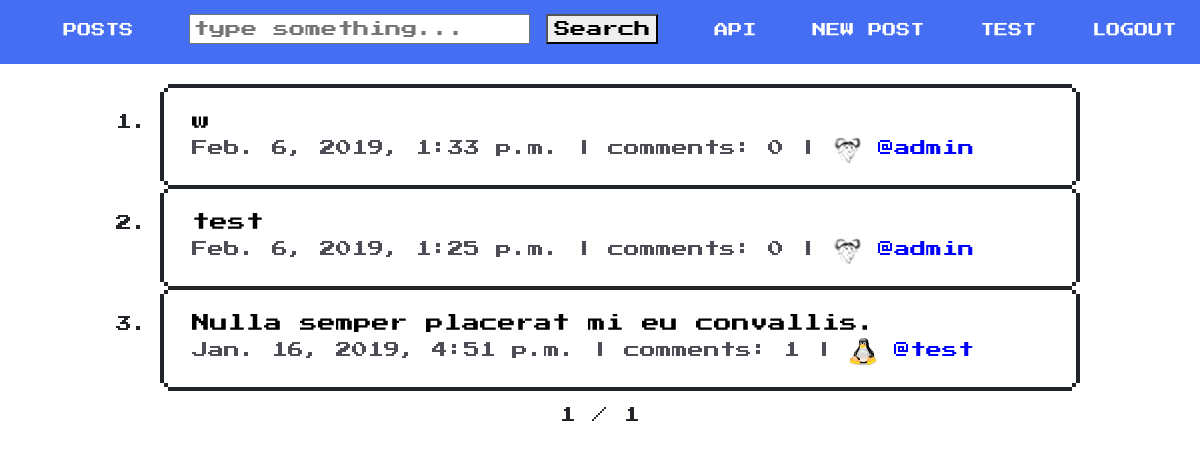
Screenshot of / (signed in) with the database file from the repository.
### post/models.py (models this page shows, shortened)
class Post(models.Model):
    user = models.ForeignKey(Profile, on_delete=models.CASCADE)
    title = models.TextField()
    text = models.TextField()
    date = models.DateTimeField(auto_now_add=True)

### userprofiles/models.py (models this page shows)
class Profile(models.Model):
    user = models.OneToOneField(User, on_delete=models.CASCADE)
    image = models.ImageField(default='default.jpg', upload_to='profile_pics')
    def __str__(self):
        return self.user.username

### post/views.py (the view)
# urls.py: path('', view=PostList.as_view(), name='list'),
class PostList(DetailView):
    template_name = "post/post_list.html"
    model = Post
    def get(self, request):
        Posts = Post.objects.all()[::-1]
        paginator = Paginator(Posts, 5)
        page = request.GET.get('page')
        try:
            Posts = paginator.page(page)
        except PageNotAnInteger:
            Posts = paginator.page(1)
        except EmptyPage:
            Posts = paginator.page(paginator.num_pages)
        context = {'Posts': Posts}
        return render(request, self.template_name, context)

### post/templates/post/post_list.html (shortened to what this page needs)
{% extends "base.html" %}
{% block content %}
<ol>
  {% for post in Posts %}
    <li  class="nes-container is-rounded">
      <a  style="color:black;font-size:18px" href="http://127.0.0.1:8000/detail/{{ post.pk }}/">{{ post.title }}</a>
      <div class="Link-detail">
        <span>
          <a style="color:#4E4C54">{{post.date}}</a>
        </span>
        <a class="Link-link"  style="color:#4E4C54">| comments: {{ post.comments.count }} |</a>
        <img height="30" width="30" class="rounded-circle account-img" src="{{ post.user.image.url }}">
        <a href="http://127.0.0.1:8000/@{{ post.user }}/" style="color:blue"> @{{ post.user }}</a>
      </div>
    </li>
  {% endfor %}
  </ol>
  <center>
  <div>
    <span>
      <span>
         {{ Posts.number }} / {{ Posts.paginator.num_pages }}
      </span>
    </span>
  </div>
</center>
{% endblock content %}

### post/templates/base.html (shortened to what this page needs)
{% load static %}
<!DOCTYPE html>
<html lang="en">
<head>
    <link rel="stylesheet" href="{% static "css/style.css" %}">
    <link href="https://unpkg.com/nes.css/css/nes.min.css" rel="stylesheet" />
</head>
<body>
    <nav>
        <ul>
            <li><a href="http://127.0.0.1:8000/">Posts</a></li>
            <li>
                <form role="search" method="POST" action="{% url 'post:searchPost' %}">
                <input placeholder="type something..." aria-label="Search" type="text" name="query">
                <button type="submit">Search</button>
                </form>
            </li>
            <li><a href="{% url 'Api:posts_api' %}">Api</a></li>
            {% if user.is_authenticated %}
            <li><a href="{% url 'post:add' %}">New Post</a></li>
            <li><a href="{% url 'Profile:profile' %}">{{user}}</a></li>
            <li><a  href="{% url 'Profile:sign_out' %}">Logout</a></li>
            {% else %}
            <li><a href="{% url 'Profile:sign_up' %}">Sign Up</a></li>
            <li><a  href="{% url 'Profile:sign_in' %}">Sign In</a></li>
            {% endif %}
        </ul>
    </nav>
    <div  style ="padding-top: 20px"class="container">
        {% block content %}
        {% endblock content %}
    </div>
</body>
</html>

### static/css/style.css (style rules this page uses)
body { margin: 0; background: #DDE0E4; font-family:'Work Sans',sans-serif; font-weight: 400; min-height: 70%; }
.container { width:80%; margin:0 auto; }
nav { background: #456EF3 ; padding-bottom:20px; }
nav ul { margin: 0; padding: 0; list-style: none; text-align:center }
nav li { display: inline-block; margin-left:40px; padding-top: 14px; position: relative; }
nav a { color: white ; text-decoration: none; text-transform: uppercase; font-size: 14px; }
nav a::before { content: ''; display: block; height: 5px; width: 100%; background-color: #444; position: absolute; top: 0; width: 0%; transition: all ease-in-out 250ms; }

### rows the page displays
Post: title "w", date "Feb. 6, 2019, 1:33 p.m.", comments.count "0", user.image (picture), user "admin"
Post: title "test", date "Feb. 6, 2019, 1:25 p.m.", comments.count "0", user.image (picture), user "admin"
Post: title "Nulla semper placerat mi eu convallis.", date "Jan. 16, 2019, 4:51 p.m.", comments.count "1", user.image (picture), user "test"

### other values shown
{{ user }} "TEST"
{{ Posts.number }} "1"
{{ Posts.paginator.num_pages }} "1"
